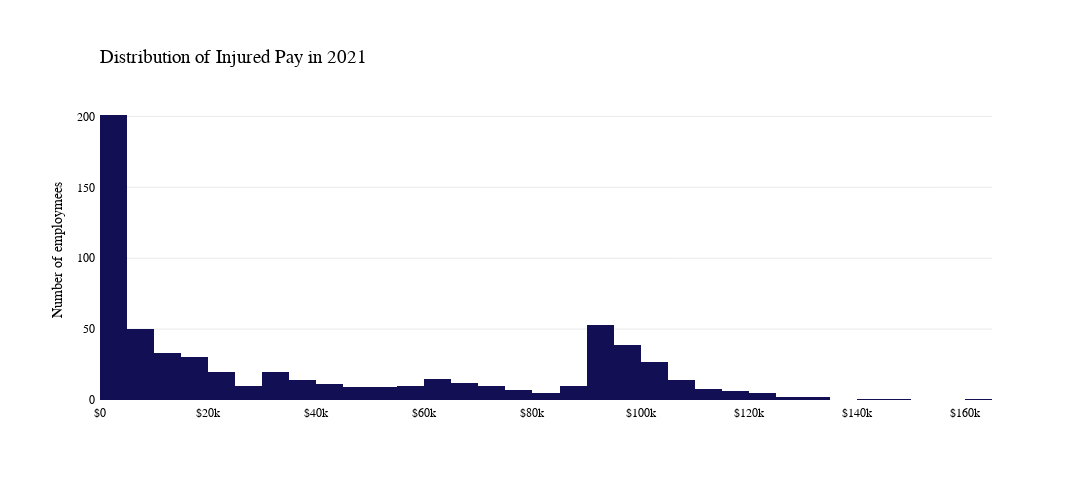

Notebook code for this chart:
### Code cell
# use plotly to do the thing in above cell
import plotly.express as px
# change the color of bars to #0055aa

fig.update_traces(marker_color='#0055aa')

#Remove negative values
df = df.drop(df.index[df['INJURED'] < 0])

# make the background transparent in white
fig.update_layout(plot_bgcolor='rgba(0,0,0,0)')
fig = px.histogram(df, x="INJURED", nbins=50, title='<b>Distribution of Injured Pay</b>', color_discrete_sequence=['#130F54'])
fig.update_layout(font_family="GT America Bold")
# change the frount of thing other than title to GT-America-Standard-regular
fig.update_xaxes(showgrid=False, gridwidth=0.5, gridcolor='LightGray')
# add the kde line

fig.update_yaxes(title_text='Number of employmees')
fig.update_yaxes(showgrid=True, gridwidth=0.5, gridcolor='LightGray')

# Font & other aesthetic stuff
fig.update_layout(
    plot_bgcolor='rgba(0,0,0,0)',
    font_family="GT America",
    font_color="black",
    xaxis_title=None,
    xaxis_tickprefix = '$',
    height=500,
    width=1100,
    margin=dict(
        l=100,
        r=100,
        b=100,
        t=100,
        pad=4
    )
    
)

# Customize title
fig.update_layout(
    title=go.layout.Title(
        text="Distribution of Injured Pay in 2021",
        xref="paper",
        x=0,
        y=0.9,
        font_family="GT America Bold",
        font_size=19
    )
)

fig.show()

### Figure 1 — Plotly figure (JSON) as saved in the notebook; plotly's stock layout.template omitted (floating-point values rounded to 4 significant figures; data arrays with more than 128 entries replaced by an {"elided": "..."} marker saying what was removed)
{"data": [{"alignmentgroup": "True", "bingroup": "x", "hovertemplate": "INJURED=%{x}<br>count=%{y}<extra></extra>", "legendgroup": "", "marker": {"color": "#130F54", "pattern": {"shape": ""}}, "name": "", "nbinsx": 50, "offsetgroup": "", "orientation": "v", "showlegend": false, "type": "histogram", "x": {"elided": "3081 float values"}, "xaxis": "x", "yaxis": "y"}], "layout": {"barmode": "relative", "font": {"color": "black", "family": "GT America"}, "height": 500, "legend": {"tracegroupgap": 0}, "margin": {"b": 100, "l": 100, "pad": 4, "r": 100, "t": 100}, "plot_bgcolor": "rgba(0,0,0,0)", "title": {"font": {"family": "GT America Bold", "size": 19}, "text": "Distribution of Injured Pay in 2021", "x": 0, "xref": "paper", "y": 0.9}, "width": 1100, "xaxis": {"anchor": "y", "domain": [0, 1], "gridcolor": "LightGray", "gridwidth": 0.5, "showgrid": false, "tickprefix": "$", "title": {}}, "yaxis": {"anchor": "x", "domain": [0, 1], "gridcolor": "LightGray", "gridwidth": 0.5, "showgrid": true, "title": {"text": "Number of employmees"}}}}
